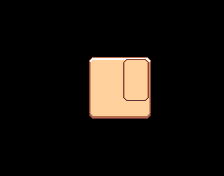

Below is a game level as drawn by its tile map, then a one-line description and the .tmx that defines it (tile-layer data replaced by summaries):
An orthogonal 14x11 tile map with 16x16 px tiles, 2 tile layers (walls, Tile Layer 3), 1 hidden layer not drawn, 4 tilesets.

<map version="1.9" tiledversion="1.9.2" orientation="orthogonal" renderorder="right-down" width="14" height="11" tilewidth="16" tileheight="16" infinite="0" nextlayerid="4" nextobjectid="1">
 <tileset firstgid="1" source="Sources/TilesetElement.tsx" />
 <tileset firstgid="241" source="Sources/TilesetRelief.tsx" />
 <tileset firstgid="481" source="Sources/TilesetHouse.tsx" />
 <tileset firstgid="1240" source="Sources/gui_free.tsx" />
 <layer id="1" name="floor" width="14" height="11" visible="0">
  <data>[154 cells, 25 non-empty, 7 distinct tile ids]</data>
 </layer>
 <layer id="2" name="walls" width="14" height="11">
  <data>[154 cells, 25 non-empty, 9 distinct tile ids]</data>
 </layer>
 <layer id="3" name="Tile Layer 3" width="14" height="11">
  <data>[154 cells, 12 non-empty, 9 distinct tile ids]</data>
 </layer>
</map>
